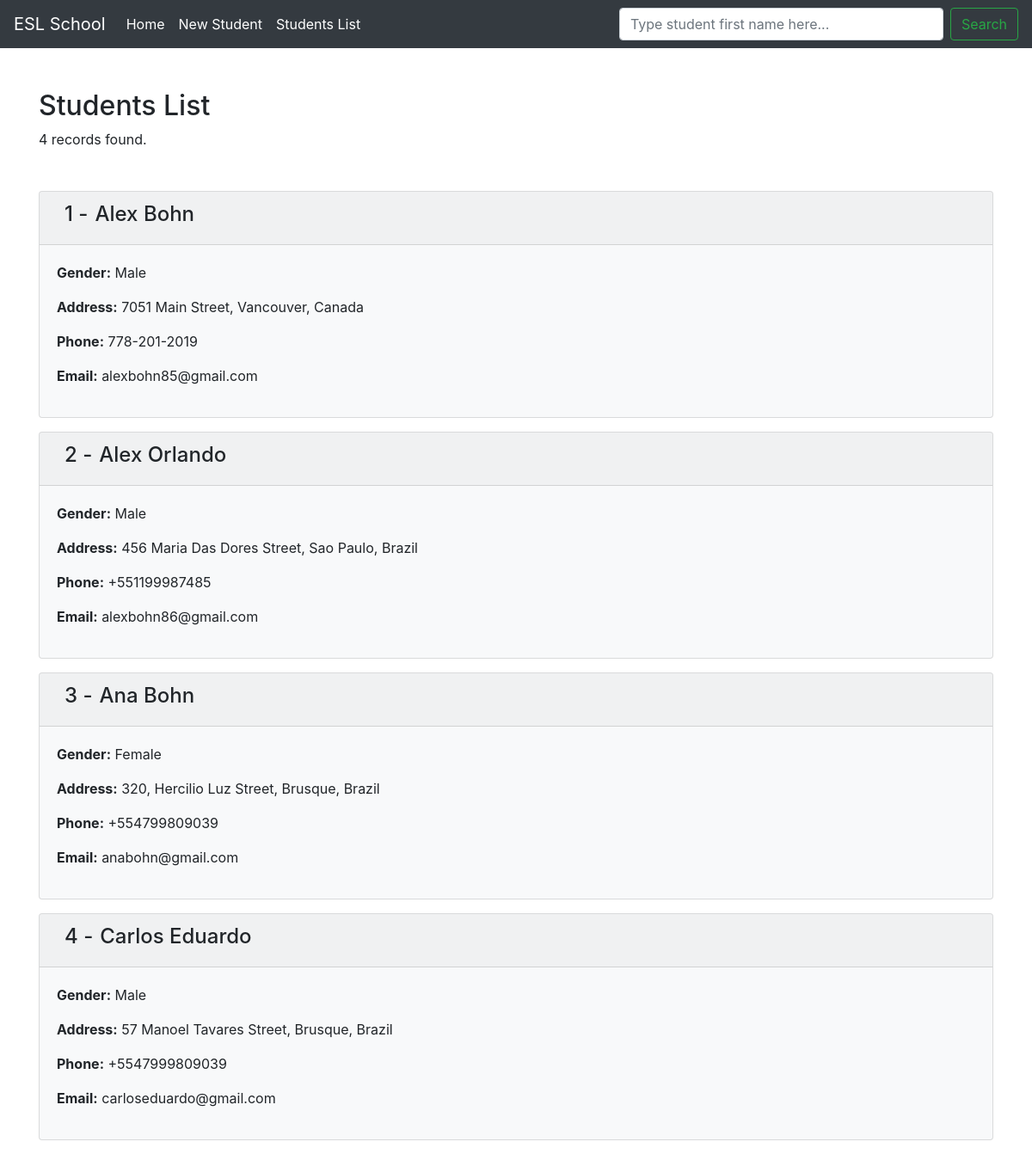
Screenshot of /listStudents.php with the database file from the repository.
### tables this page shows
CREATE TABLE IF NOT EXISTS `Students` (
  `studentID` int(10) unsigned NOT NULL,
  `firstName` varchar(60) NOT NULL,
  `lastName` varchar(60) NOT NULL,
  `gender` enum('male','female','','') DEFAULT NULL,
  `street` varchar(120) NOT NULL,
  `city` varchar(60) NOT NULL,
  `country` varchar(60) NOT NULL,
  `phoneNumber` varchar(60) NOT NULL,
  `email` varchar(60) NOT NULL
);

### listStudents.php (the view, shortened to what this page needs)
<!doctype html>
<html>
	<?php include("templateHead.php"); ?>
    <body>
		<?php include("templateNavbar.php"); ?>
		<?php
			$servername = "localhost";
			$username = "root";
			$password = "mysql";
			$database = "dbo_ELS";
			$conn = new mysqli($servername, $username, $password, $database);
			$sql_query = "SELECT `studentID`, `firstName`, `lastName`, `gender`, `street`, `city`, `country`, `phoneNumber`, `email` FROM `Students` ORDER BY `firstName` ASC";
			$result = $conn->query($sql_query);
        	$fail_h2 = "
        			<div class='container my-5'>
            			<div class='row'>
                			<div class='col-12'>
                    			<h2>'".ucwords($user_firstname)."' was not in our records.</h2><br>".mysqli_error($conn)."
                			</div>
            			</div>
        			</div>
        			";
			if($result->num_rows > 0){
        		$i = 1;
				echo "
        			<div class='container my-5'>
            			<div class='row'>
                			<div class='col-12'>
								<h2>Students List</h2>
                    			<h7>".$result->num_rows." records found.</h7>
                			</div>
            			</div>
        			</div>
        			";
				while($row = mysqli_fetch_assoc($result)){
					echo "
					<div class='container'>
						<div class='row'>
							<div class='col-12'>
								<div class='card bg-light mb-3'>
						  			<div class='card-header'>
						  				<div class='row'>
						  					<div class='col-md-auto ml-4 p-0'>
												<h4>".$i." -</h4>
						  					</div>
						  					<div class='col-md-auto m-0 pl-2'>
						                		<h4>".ucwords($row["firstName"])." ".ucwords($row["lastName"])."</h4>
						                	</div>
						  			 	</div>
						  			 </div>
						  			<div class='card-body'>
						                <p><strong>Gender:</strong> ".ucwords($row["gender"])."</p>
						                <p><strong>Address:</strong> ".ucwords($row["street"]).", ".ucwords($row["city"]).", ".ucwords($row["country"])."</p>
						                <p><strong>Phone:</strong> ".$row["phoneNumber"]."</p>
										<p><strong>Email:</strong> ".$row["email"]."</p>
						  			</div>
								</div>
							</div>
						</div>
					</div>";
	    			$i = $i + 1;
				}
			}else {
				echo $fail_h2;
			}
		?>
    </body>
</html>

### templateHead.php (shortened to what this page needs)
<head>
    <link rel="stylesheet" href="https://stackpath.bootstrapcdn.com/bootstrap/4.1.3/css/bootstrap.min.css">
</head>

### templateNavbar.php (shortened to what this page needs)
<nav class="navbar navbar-expand-lg navbar-dark bg-dark">
  <a class="navbar-brand" href="#">ESL School</a>
  <div class="collapse navbar-collapse" id="navbarSupportedContent">
    <ul class="navbar-nav mr-auto">
      <li class="nav-item active">
        <a class="nav-link" href="index.php">Home<span class="sr-only">(current)</span></a>
      </li>
      <li class="nav-item active">
        <a class="nav-link" href="newStudent.php">New Student</a>
      </li>
      <li class="nav-item active">
        <a class="nav-link" href="listStudents.php">Students List</a>
      </li>
    </ul>
    <form class="form-inline my-2 my-sm-0" action="searchStudent.php" method="POST">
      <input class="form-control mr-sm-2" type="search" name="search" size="30" placeholder="Type student first name here..." aria-label="Search">
      <button class="btn btn-outline-success my-2 my-sm-0" type="submit">Search</button>
    </form>
  </div>
</nav>

### rows the page displays
students: firstName "Alex", lastName "Bohn", gender "Male", street "7051 Main Street", city "Vancouver", country "Canada", phoneNumber "778-201-2019", email "alexbohn85@gmail.com"
students: firstName "Alex", lastName "Orlando", gender "Male", street "456 Maria Das Dores Street", city "Sao Paulo", country "Brazil", phoneNumber "+551199987485", email "alexbohn86@gmail.com"
students: firstName "Ana", lastName "Bohn", gender "Female", street "320, Hercilio Luz Street", city "Brusque", country "Brazil", phoneNumber "+554799809039", email "anabohn@gmail.com"
students: firstName "Carlos", lastName "Eduardo", gender "Male", street "57 Manoel Tavares Street", city "Brusque", country "Brazil", phoneNumber "+5547999809039", email "carloseduardo@gmail.com"

### other values shown
$result->num_rows "4"
